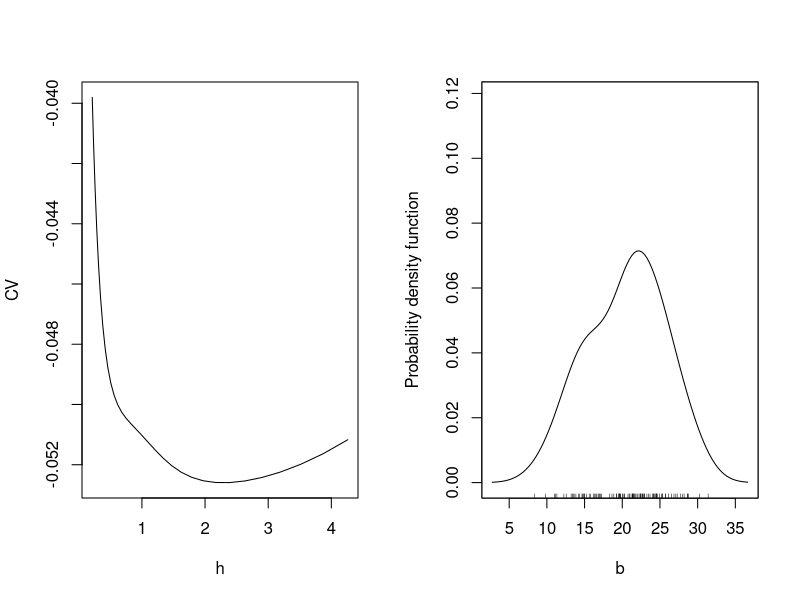
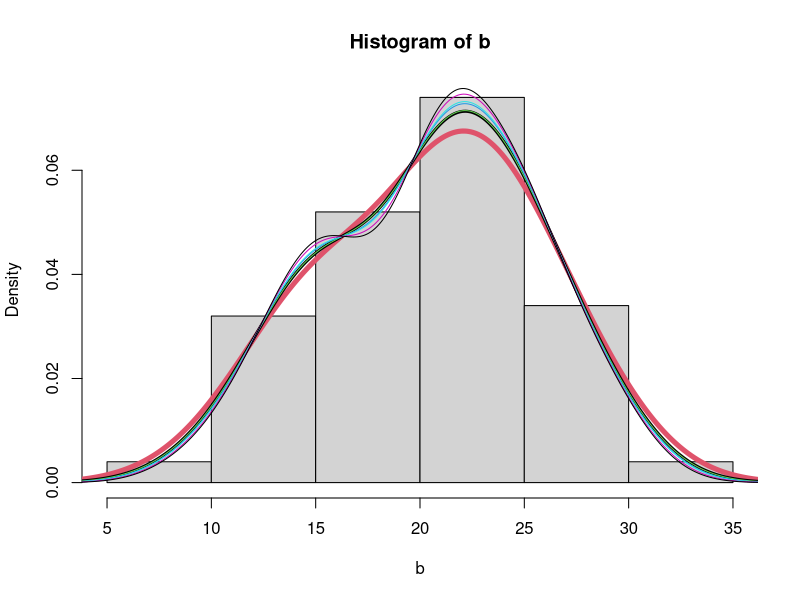
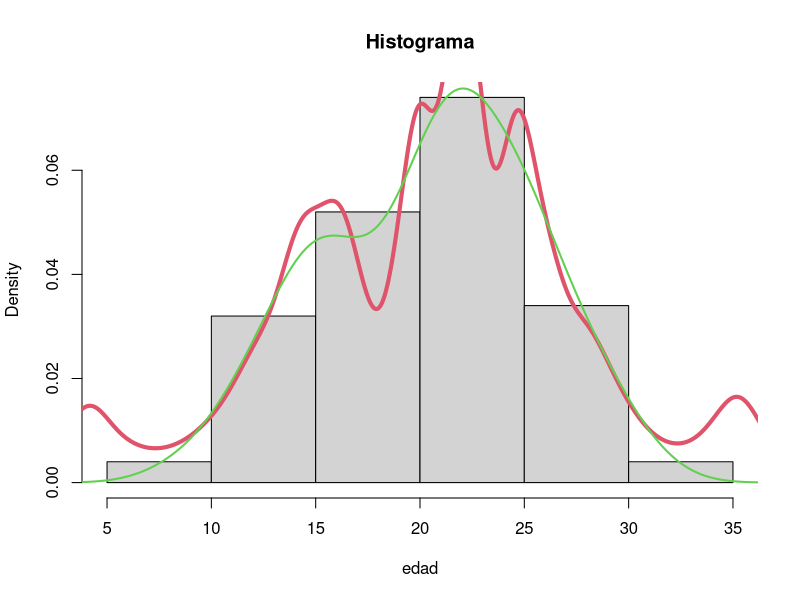

Recreate these plots in R, in order.
b=c(20.9,18.2,20,17.3,19.6,13.6,24.9,26.9,23.5,21.8,17,20.4,24.6,22.6,21.2,19.6,14.6,24.4,21.8,18.4,24.8,28.5,11.9,10,25.7,27.2,24.4,30.1,21.6,26,14.6,26.1,22.1,8.4,16.4,19.6,19.6,21.5,20.2,25.2,26.7,22.3,22.9,19.9,16.5,14.1,20.4,16.6,19.1,25.5,16.2,24.7,20,28.4,24.4,15.8,25.6,22.5,17.2,15.8,15.1,16.2,19.9,27.3,22.3,19.3,11.7,14.4,24.5,21.6,12.4,15.9,23.5,22.8,26.6,31,22.2,21.7,25.1,28.8,22.8,21.3,24.5,13.8,14.3,23.6,13.3,28.6,22.9,13.7,15.4,13.1,28.8,11.2,22.3,21.9,11.2,21.2,18.7,15)
n=length(b)
## valor del ancho de banda fijos
library(sm)
## h.Normal

DE=sd(b)
h.N=(1.06*DE)/(n^(1/5));h.N

hnorm(b)
 ## hS:Silverman . R basico
RI=(summary(b)[5]-summary(b)[2])/1.349
A= min(DE,RI)
h.S=(0.9*A)/(n^(1/5));h.S
density(b)$bw

#Sobresuavizado
h.osg <- (1.144*DE)/(n^(1/5));h.osg
hnorm(b)*1.08

##Validación cruzada (Mirarlo c:)
par(mfrow=c(1,2))
h.LSCV <- hcv(b,display="lines",ngrid=32);h.LSCV
sm.density(b,h=h.LSCV)
par(mfrow=c(1,1))

##plug-in (No la pide)
h.PI=hsj(b);h.PI

# Validacion cruzada por maxima verosimilitud
kerNorm= function(xx,xi,hh){
  nn=length(xi)
  zz=(xx-xi)/hh
  kk=(1/((2*pi)^0.5))*exp(-0.5*zz*zz)
  fes= sum(kk)/(hh*nn)
  return(fes)
}

LCV= function(h.mv){
  LCVh=0
  ind=1:n
  for(i in 1:n){
    fi=kerNorm(b[i],b[ind != i], h.mv) #quitar el individuo i TAREA: USAR DENSITY PARA CALCULARLO 
    LCVh=LCVh+log(fi)
  }
  LCVv=-(LCVh)
}

h.MVCV=optimize(LCV,h.S,lower=1.5,upper=4)$minimum;h.MVCV
#Si se quita el criterio de validación, toma el valor del límite inferior


## bootstrap
np=500
points=density(b,n=np)$x;dx=points[2]-points[1];dx
fx=density (b,n=np, kernel="gaussian")$y #(La de la derecha)
m=1000
booth=function(h){
  E=0
  for(j in 1:m){
    muestra=b[sample(1:n,replace=T)]
    fxb=density(muestra,bw=h,n=np,kernel="gaussian")$y
    E= E+ dx*sum((fxb-fx)^2)
  }
  MISE=E/m
}
solu=optimize(booth,1,lower=0.5,upper=4);solu
h.boot<-solu$minimum;h.boot
nmise(sd(b),n,h.boot)

np=2000
points=density(b,n=np)$x;dx=points[2]-points[1];dx
fx=density (b,n=np, kernel="gaussian",bw=h.osg)$y #(La de la derecha)
m=1000
booth=function(h){
  E=0
  for(j in 1:m){
    muestra=b[sample(1:n,replace=T)]
    fxb=density(muestra,bw=h,n=np,kernel="gaussian")$y
    E= E+ dx*sum((fxb-fx)^2)
  }
  MISE=E/m
}
solu=optimize(booth,1,lower=0.5,upper=4);solu
h.boot<-solu$minimum;h.boot
nmise(sd(b),n,h.boot)


#RESUMEN
h.boot #Bootstrap
h.osg #Sobresuav.
h.LSCV #Cruzada LS
h.N #Normal
h.PI #plug-in
h.MVCV #Cruzada MV
h.S #Silverman (peque)

##Grafica con h seleccionado
hist(b,prob="T")
lines(density(b,bw= h.boot, kernel = "gaussian"),col=2,lwd=5)
lines(density(b,bw= h.osg, kernel = "gaussian"),col=1,lwd=3)
lines(density(b,bw= h.LSCV, kernel = "gaussian"),col=3)
lines(density(b,bw= h.N, kernel = "gaussian"),col=4)
lines(density(b,bw= h.PI, kernel = "gaussian"),col=5)
lines(density(b,bw= h.MVCV, kernel = "gaussian"),col=6)
lines(density(b, kernel = "gaussian"),col=9)

# ANcho de banda variable
Den=density(b,kernel="gaussian")
fe=Den$y; points=Den$x;h.S=Den$bw
mg=exp(sum(log(fe))/length(fe));mg
alpha=0.5;
hi=h.S*(fe/mg)^(-alpha);hi
fe2=NULL 
for(i in 1:length(points)){
  z=(points[i]-b)/hi[i]
  k=(1/((2*pi)^0.5))*exp(-0.5*z*z)
  fe2[i]=sum(k)/(hi[i]*n)
}
hist(b, prob=TRUE,main=paste("Histograma"),xlab="edad")
lines(points,fe2,col=2,lwd=4)
lines(points,fe,col=3,lwd=2)
